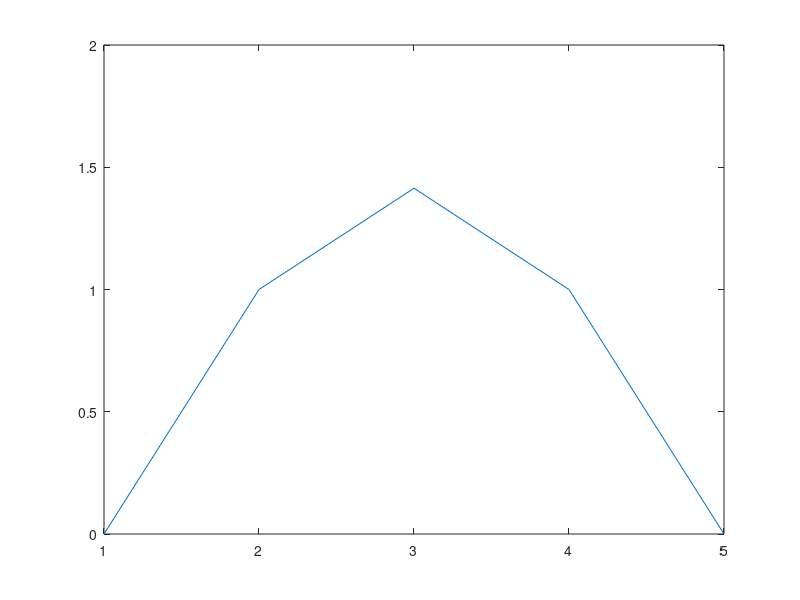

MATLAB code for this plot: (Note: this script raises an error after producing the figure.)
clear; close all; clc;

n=3;
m=5;
M=m*eye(n);
k=100;
K=zeros(n);
for i=1:n
    for j=1:i+1
        if i==j
            K(i,j)=2*k;
            if j==n
               break;
            end
        end
        if (j==i+1 || j==i-1)
            K(i,j)=-1*k;
        end
    end
end
%K(n,n)=1;
[U , val]=eig(K,M);
[wsort, id] = sort(diag(val));
w = sqrt(wsort);
freqs = w/(2*pi)';
fprintf('Natural frequencies (Hz)\n')
disp(freqs)
for i=1:n
    U(:,i)=U(:,i)/U(1,i);
end

for i=1:n
    figure
    y=[0;U(:,i);0];
    plot(y);
    title('mode shap',{i});
    grid on
end
